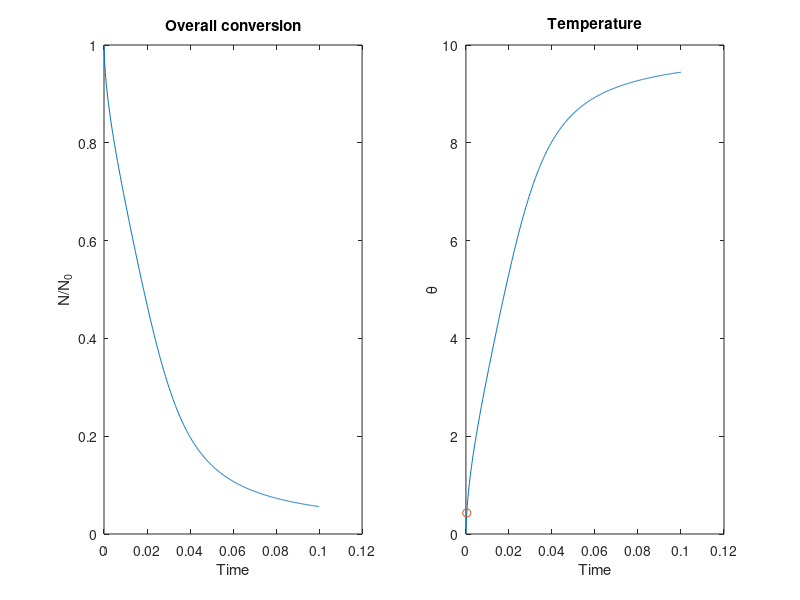
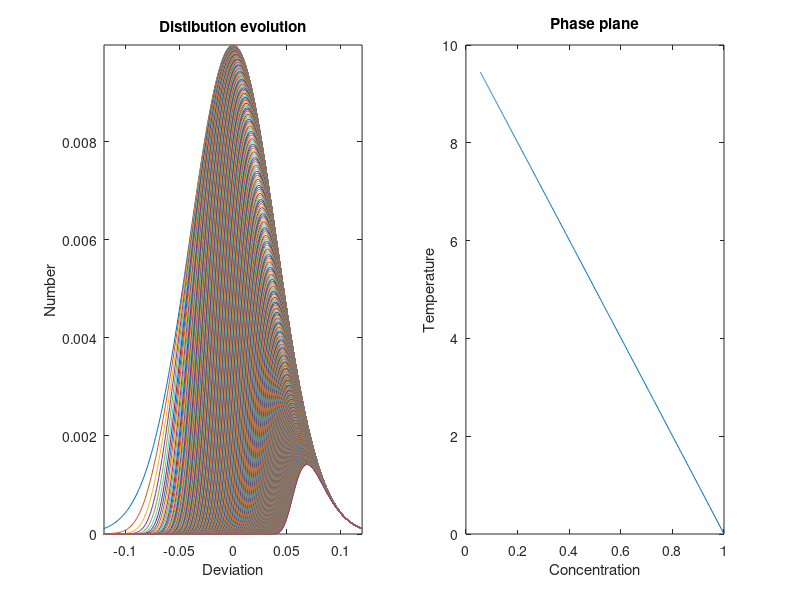

MATLAB code to generate these figures, in order:
clear
% Thermal explostion in Semenov reactor with DAEM kinetics

isothermal = false;                         % flag to exclude/include temperature equiation

sD = 0.04; s = -0.99:0.001:0.99;            % variance and phase space grid
f1 = exp(-s.^2/2/sD^2); Cf = sum(f1);       % PDF for DAEM
f = 1/Cf*f1; g = f;                         % normalization
Ar = 1e-2; Tm = 10;                         % Arrhenius factor and adiabatic temperature

N = f; NS = sum(f); Nb = 1;                 % initialization of pseudocomponents
T = 0; Tb = T;                              % initial and boundary temperatures
alpha = 0;                                  % heat transfer coefficient
rmax1 = 0; rmax2 = 0; r0 = 0;               % explosion criteria
k = 1; dt0 = 2e-4;                          % time grid step
t = 0; t_end = 1e-1; aI1 = 0; aI2 = 0;      % time and explosion checkmarks
t_ign1 = 0; T_ign1 = 0;                     % variables to store ignition point
while t(end) < t_end                        % time starts
    k = k + 1;                              
    Ts = T(k-1); Ns = N(k-1,:);             % I use semi-implicit methods
    K0 = exp(Ts/(1+Ar*Ts));                 % chemical reaction rate is determined for the previous temperatures
    Ks = exp(-s/Ar).*exp(s*Ts./(1+Ar.*Ts)); % the factors for lower and higher activation energies
    dt = dt0;                               % there should be a way to access is the time step reasonable
    N(k,:) = Ns./(1 + dt*K0*Ks);            % reaction of pseudocomponents
    NS(k) = sum(N(k,:));                    % overall convesion
    if k == 2                               % 
        r0 = (NS(k)-NS(k-1))/dt;            % average conversion rate
    end
    if isothermal                           
        T(k) = T(k-1);                      % temperature does not change
    else
        T(k) = (T(k-1) + (Tm-s)*(N(k-1,:)-N(k,:))')/(1 + dt*alpha); % temperature changes
    end
    smax(k) = s(N(k,:) == max(N(k,:)));     % position of PDF maximum
    t(k) = t(k-1) + dt;                     % the end of time step 
    if aI1 == 0                                             % if explosion has not happen
        if k > 2                                            % then we look at the heating rate
            if (T(k)-T(k-1))/(t(k)-t(k-1)) > rmax1          % and check is it high
                t_ign1 = t(k); T_ign1 = T(k); aI1 = 0;      % record current maximum point
                rmax1 = (T(k)-T(k-1))/(t(k)-t(k-1));        % refresh maximum value
            end
        end
    end
    if aI2 == 0                                             % the same 
        if k > 2                                            % but for the maximum 
            if (NS(k)-NS(k-1))/(t(k)-t(k-1)) > rmax2        % conversion rate
                t_ign2 = t(k); T_ign2 = Tb(k); aI2 = 0;     % record
                rmax2 = (NS(k)-NS(k-1))/(t(k)-t(k-1));      % refresh
            end
        end
    end
    if (NS(k)) < 1e-3;                                      % if conversion is full enough
        t_end = t(end);                                     % then stop copmutations before t_end
    end
    g(k,:) = N(k,:)/NS(k);                                  % current distribution of pseudocomponents
end

Tmax = max(T);                                              % overall temperature maximum
% Plotting graphs
figure
subplot(1,2,1)
plot(t,NS)                                                  % overall conversion
title('Overall conversion')                                 % 
xlabel('Time')                                              %    
ylabel('N/N_0')                                             % 
subplot(1,2,2)
plot(t,T,t_ign1,T_ign1,'o')                                 % temperature dynamics (with ignition point)
title('Temperature')                                        % 
xlabel('Time')
ylabel('\theta')

figure
subplot(1,2,1)
plot(s,N)                                                   % pseudocomponents distribution evolution
axis([-3*sD, 3*sD, 0, max(max(N))])                         % look at 3 sigma
title('Distibution evolution')
xlabel('Deviation')
ylabel('Number')
subplot(1,2,2)
plot(NS, T)                                                 % phase trajectory in conversion-temperature space
title('Phase plane')
ylabel('Temperature')
xlabel('Concentration')

M = [Tm, sD, alpha, Ar, t_ign1, T_ign1, Tmax, NS(end), smax(end) ];     % characterization of the solution
